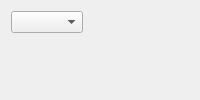
<?xml version="1.0" encoding="UTF-8"?>
<ui version="4.0">
 <author>Anton Rau</author>
 <class>CaloRerWidget</class>
 <widget class="QWidget" name="CaloRerWidget">
  <property name="windowTitle">
   <string>Form</string>
  </property>
  <layout class="QVBoxLayout" name="verticalLayout">
   <item>
    <layout class="QHBoxLayout" name="horizontalLayout">
     <item>
      <widget class="QComboBox" name="comboBoxVariable"/>
     </item>
     <item>
      <spacer name="horizontalSpacer">
       <property name="orientation">
        <enum>Qt::Orientation::Horizontal</enum>
       </property>
       <property name="sizeHint" stdset="0">
        <size>
         <width>40</width>
         <height>20</height>
        </size>
       </property>
      </spacer>
     </item>
    </layout>
   </item>
   <item>
    <widget class="MplCanvas" name="canvas" native="true">
     <property name="sizePolicy">
      <sizepolicy hsizetype="Expanding" vsizetype="Expanding">
       <horstretch>0</horstretch>
       <verstretch>0</verstretch>
      </sizepolicy>
     </property>
    </widget>
   </item>
  </layout>
 </widget>
 <customwidgets>
  <customwidget>
   <class>MplCanvas</class>
   <extends>QWidget</extends>
   <header>tse_analytics.views.misc.MplCanvas</header>
   <container>1</container>
  </customwidget>
 </customwidgets>
 <resources/>
 <connections/>
</ui>
